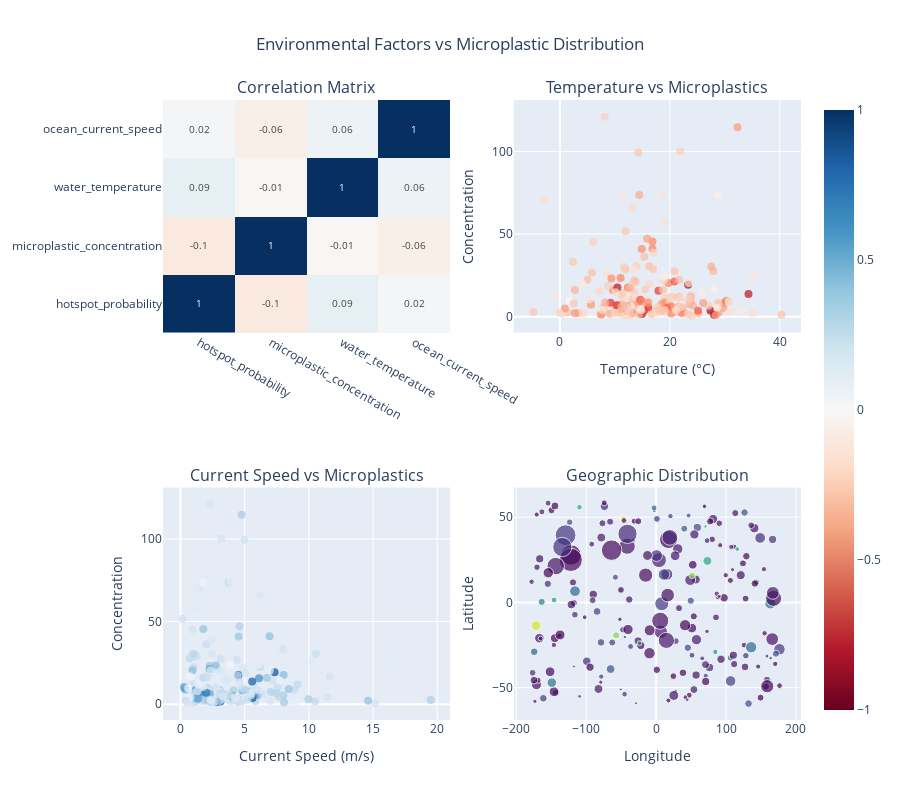

Source (notebook cell):
### Markdown cell above
## 🌡️ Environmental Correlations

### Code cell
# Create environmental correlation analysis
correlation_fig = visualizer.create_environmental_correlations()
correlation_fig.show()

print("🌡️ Environmental analysis shows:")
print("   • Temperature vs microplastic relationships")
print("   • Ocean current impact")
print("   • Geographic distribution patterns")
print("   • Factor correlation matrix")

### Figure 1 — Plotly figure (JSON) as saved in the notebook; plotly's stock layout.template omitted (floating-point values rounded to 4 significant figures; data arrays with more than 128 entries replaced by an {"elided": "..."} marker saying what was removed)
{"data": [{"colorscale": [[0, "rgb(103,0,31)"], [0.1, "rgb(178,24,43)"], [0.2, "rgb(214,96,77)"], [0.3, "rgb(244,165,130)"], [0.4, "rgb(253,219,199)"], [0.5, "rgb(247,247,247)"], [0.6, "rgb(209,229,240)"], [0.7, "rgb(146,197,222)"], [0.8, "rgb(67,147,195)"], [0.9, "rgb(33,102,172)"], [1, "rgb(5,48,97)"]], "text": [[1.0, -0.1, 0.09, 0.02], [-0.1, 1.0, -0.01, -0.06], [0.09, -0.01, 1.0, 0.06], [0.02, -0.06, 0.06, 1.0]], "textfont": {"size": 10}, "texttemplate": "%{text}", "type": "heatmap", "x": ["hotspot_probability", "microplastic_concentration", "water_temperature", "ocean_current_speed"], "xaxis": "x", "y": ["hotspot_probability", "microplastic_concentration", "water_temperature", "ocean_current_speed"], "yaxis": "y", "z": [[1.0, -0.09977, 0.09239, 0.01678], [-0.09977, 1.0, -0.0106, -0.05785], [0.09239, -0.0106, 1.0, 0.05587], [0.01678, -0.05785, 0.05587, 1.0]], "zmid": 0}, {"marker": {"color": {"elided": "200 float values"}, "colorscale": [[0, "rgb(255,245,240)"], [0.125, "rgb(254,224,210)"], [0.25, "rgb(252,187,161)"], [0.375, "rgb(252,146,114)"], [0.5, "rgb(251,106,74)"], [0.625, "rgb(239,59,44)"], [0.75, "rgb(203,24,29)"], [0.875, "rgb(165,15,21)"], [1, "rgb(103,0,13)"]], "opacity": 0.7, "size": 8}, "mode": "markers", "name": "Temp vs Concentration", "type": "scatter", "x": {"elided": "200 float values"}, "xaxis": "x2", "y": {"elided": "200 float values"}, "yaxis": "y2"}, {"marker": {"color": {"elided": "200 float values"}, "colorscale": [[0, "rgb(247,251,255)"], [0.125, "rgb(222,235,247)"], [0.25, "rgb(198,219,239)"], [0.375, "rgb(158,202,225)"], [0.5, "rgb(107,174,214)"], [0.625, "rgb(66,146,198)"], [0.75, "rgb(33,113,181)"], [0.875, "rgb(8,81,156)"], [1, "rgb(8,48,107)"]], "opacity": 0.7, "size": 8}, "mode": "markers", "name": "Current vs Concentration", "type": "scatter", "x": {"elided": "200 float values"}, "xaxis": "x3", "y": {"elided": "200 float values"}, "yaxis": "y3"}, {"marker": {"color": {"elided": "200 float values"}, "colorscale": [[0, "#440154"], [0.1111, "#482878"], [0.2222, "#3e4989"], [0.3333, "#31688e"], [0.4444, "#26828e"], [0.5556, "#1f9e89"], [0.6667, "#35b779"], [0.7778, "#6ece58"], [0.8889, "#b5de2b"], [1, "#fde725"]], "opacity": 0.7, "size": {"elided": "200 float values"}}, "mode": "markers", "name": "Geographic Distribution", "type": "scatter", "x": {"elided": "200 float values"}, "xaxis": "x4", "y": {"elided": "200 float values"}, "yaxis": "y4"}], "layout": {"annotations": [{"font": {"size": 16}, "showarrow": false, "text": "Correlation Matrix", "x": 0.225, "xanchor": "center", "xref": "paper", "y": 1, "yanchor": "bottom", "yref": "paper"}, {"font": {"size": 16}, "showarrow": false, "text": "Temperature vs Microplastics", "x": 0.775, "xanchor": "center", "xref": "paper", "y": 1, "yanchor": "bottom", "yref": "paper"}, {"font": {"size": 16}, "showarrow": false, "text": "Current Speed vs Microplastics", "x": 0.225, "xanchor": "center", "xref": "paper", "y": 0.375, "yanchor": "bottom", "yref": "paper"}, {"font": {"size": 16}, "showarrow": false, "text": "Geographic Distribution", "x": 0.775, "xanchor": "center", "xref": "paper", "y": 0.375, "yanchor": "bottom", "yref": "paper"}], "height": 800, "showlegend": false, "title": {"text": "Environmental Factors vs Microplastic Distribution", "x": 0.5}, "xaxis": {"anchor": "y", "domain": [0, 0.45]}, "xaxis2": {"anchor": "y2", "domain": [0.55, 1], "title": {"text": "Temperature (°C)"}}, "xaxis3": {"anchor": "y3", "domain": [0, 0.45], "title": {"text": "Current Speed (m/s)"}}, "xaxis4": {"anchor": "y4", "domain": [0.55, 1], "title": {"text": "Longitude"}}, "yaxis": {"anchor": "x", "domain": [0.625, 1]}, "yaxis2": {"anchor": "x2", "domain": [0.625, 1], "title": {"text": "Concentration"}}, "yaxis3": {"anchor": "x3", "domain": [0, 0.375], "title": {"text": "Concentration"}}, "yaxis4": {"anchor": "x4", "domain": [0, 0.375], "title": {"text": "Latitude"}}}}
